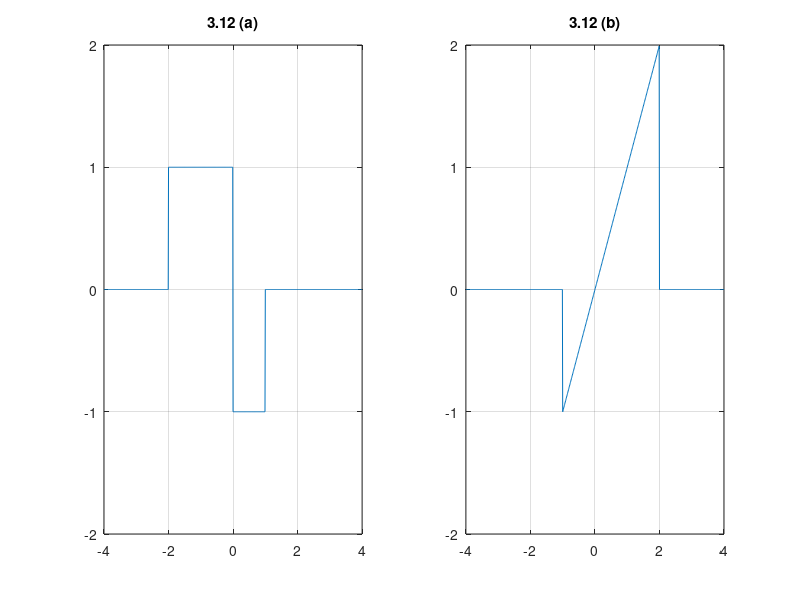

Source code (MATLAB):
ti = -4;
tf = 4;
dt = 0.01;
t = ti:dt:tf;

xa = (-2<=t) + -2.*(0<=t) +(1<=t);
xb = t.*(t>=-1) - t.*(t>=2);

subplot(1,2,1); plot(t,xa);
axis([ti tf -2 2]); grid on;
title('3.12 (a)');

subplot(1,2,2); plot(t,xb);
axis([ti tf -2 2]); grid on;
title('3.12 (b)');

